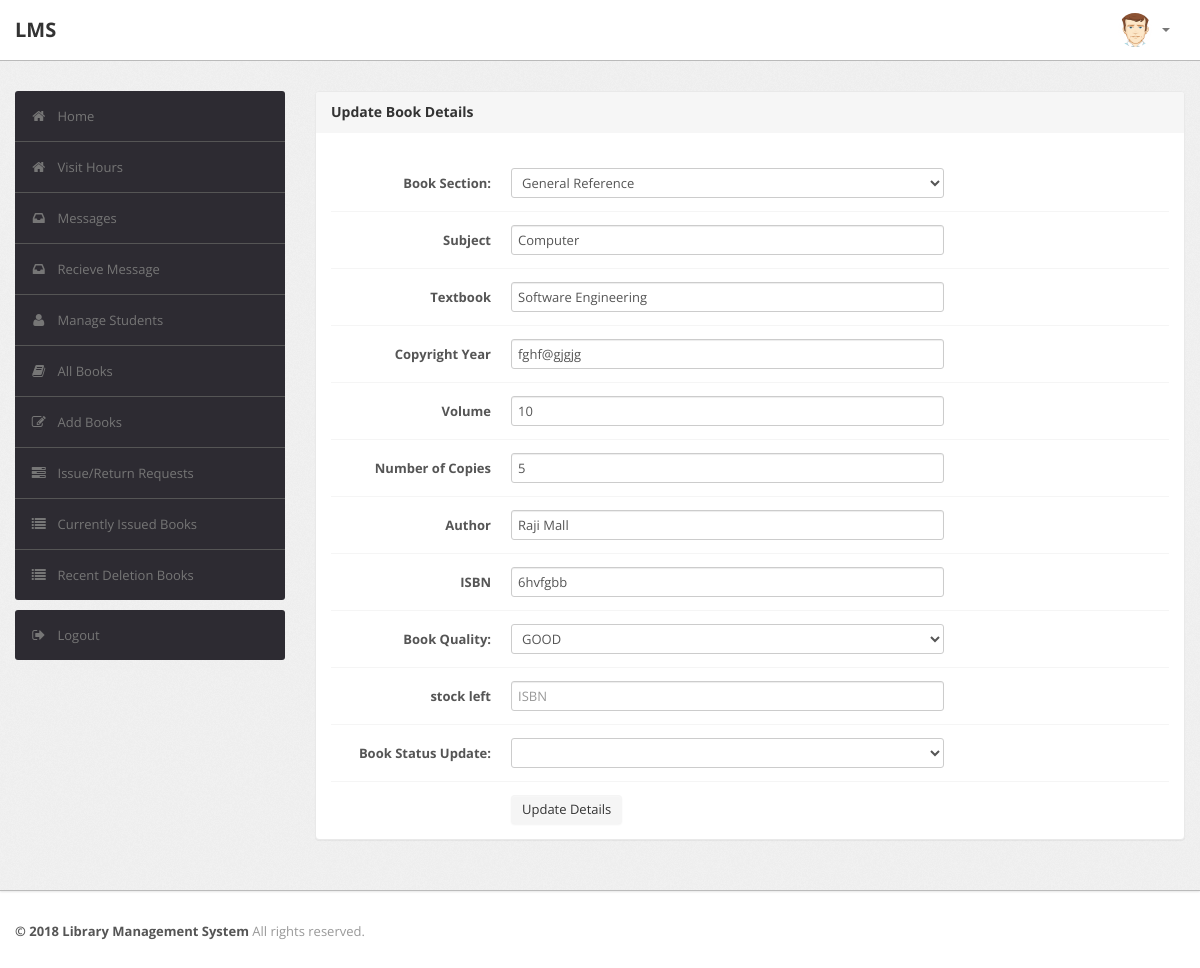
The app's page /admin/modify1.php?id=191 (signed in) with its own data.
### tables this page shows
CREATE TABLE `book` (
  `BookId` int(10) NOT NULL,
  `Section` varchar(255) NOT NULL,
  `Subject` varchar(50) DEFAULT NULL,
  `Textbook` varchar(255) NOT NULL,
  `Volume` varchar(255) DEFAULT NULL,
  `Year` varchar(50) DEFAULT NULL,
  `Availability` int(10) DEFAULT NULL,
  `Author` varchar(255) NOT NULL,
  `ISBN` varchar(255) NOT NULL,
  `Status` varchar(255) DEFAULT NULL
);

### admin/modify1.php (the view, shortened to what this page needs)
<?php
require('dbconn.php');
?>
<?php
if ($_SESSION['RollNo']) {
    ?>
<!DOCTYPE html>
<html lang="en">
    <head>
        <link type="text/css" href="bootstrap/css/bootstrap.min.css" rel="stylesheet">
        <link type="text/css" href="bootstrap/css/bootstrap-responsive.min.css" rel="stylesheet">
        <link type="text/css" href="css/theme.css" rel="stylesheet">
        <link type="text/css" href="images/icons/css/font-awesome.css" rel="stylesheet">
    </head>
    <body>
        <div class="navbar navbar-fixed-top">
            <div class="navbar-inner">
                <div class="container">
                        <a class="brand" href="index.php">LMS </a>
                    <div class="nav-collapse collapse navbar-inverse-collapse">
                        <ul class="nav pull-right">
                            <li class="nav-user dropdown"><a href="#" class="dropdown-toggle" data-toggle="dropdown">
                                <img src="images/user.png" class="nav-avatar" />
                                <b class="caret"></b></a>
                            </li>
                        </ul>
                    </div>
                </div>
            </div>
        </div>
        <div class="wrapper">
            <div class="container">
                <div class="row">
                    <div class="span3">
                        <div class="sidebar">
                            <ul class="widget widget-menu unstyled">
                                <li class="active"><a href="index.php"><i class="menu-icon icon-home"></i>Home
                                </a></li>
                                <li class="active"><a href="../qr/index.php"><i class="menu-icon icon-home"></i>Visit Hours
                                </a></li>
                                 <li><a href="message.php"><i class="menu-icon icon-inbox"></i>Messages</a>
                                </li>
                                <li><a href="recieve.php"><i class="menu-icon icon-inbox"></i>Recieve Message</a>
                                </li>
                                <li><a href="student.php"><i class="menu-icon icon-user"></i>Manage Students </a>
                                </li>
                                <li><a href="book.php"><i class="menu-icon icon-book"></i>All Books </a></li>
                                <li><a href="addbook.php"><i class="menu-icon icon-edit"></i>Add Books </a></li>
                                <li><a href="requests.php"><i class="menu-icon icon-tasks"></i>Issue/Return Requests </a></li>
                                <li><a href="current.php"><i class="menu-icon icon-list"></i>Currently Issued Books </a></li>
                                <li><a href="history.php"><i class="menu-icon icon-list"></i>Recent Deletion Books </a></li>
                            </ul>
                            <ul class="widget widget-menu unstyled">
                                <li><a href="logout.php"><i class="menu-icon icon-signout"></i>Logout </a></li>
                            </ul>
                        </div>
                    </div>
                    <div class="span9">
                        <div class="module">
                            <div class="module-head">
                                <h3>Update Book Details</h3>
                            </div>
                            <div class="module-body">
                                <?php
                                    $bookid = $_GET['id'];
                                    $sql = "select * from LMS.book where Bookid='$bookid'";
                                    $result=$conn->query($sql);
                                    $row=$result->fetch_assoc();
                                 $subject=$row['Subject'];
                                $name=$row['Textbook'];
                                $vol=$row['Volume'];
                                $year=$row['Year'];
                                $avail=$row['Availability'];
                                 $author=$row['Author'];
                                  $isbn=$row['ISBN'];
                                ?>
                                    <br >
                                    <form class="form-horizontal row-fluid" action="edit_book_details.php?id=<?php echo $bookid ?>" method="post">
                                      <div class="control-group">
                                            <label class="control-label" for="Section"><b>Book Section:</b></label>
                                            <div class="controls">
                                                <select name = "Section" tabindex="1" value="SC" data-placeholder="" class="span8" required>
                                                    <option value="General Reference"<?php echo($row['Section']=="General Reference")? 'selected':''; ?>>General Reference</option>
                                                </select>
                                            </div>
                                    </div>
                                        <div class="control-group">
                                            <label class="control-label" for="Subject"><b>Subject</b></label>
                                            <div class="controls">
                                                <input type="text" id="Subject" name="Subject" placeholder="Subject" class="span8" required value="<?php echo $subject?>">
                                            </div>
                                        </div>
                                         <div class="control-group">
                                            <label class="control-label" for="book"><b>Textbook</b></label>
                                            <div class="controls">
                                                <input type="text" id="book" name="book" placeholder="Textbook" class="span8" required value="<?php echo $name?>">
                                            </div>
                                        </div>
                                        <div class="control-group">
                                            <label class="control-label" for="Copyright"><b>Copyright Year</b></label>
                                            <div class="controls">
                                                <input type="text" id="Copyright" name="Copyright" placeholder="Copyright" class="span8" required value="<?php echo $year?>">
                                            </div>
                                        </div>
                                        <div class="control-group">
                                            <label class="control-label" for="Title"><b>Volume</b></label>
                                            <div class="controls">
                                                <input type="text" id="Title" name="Title" placeholder="Volumes" class="span8" required value="<?php echo $vol?>">
                                            </div>
                                        </div>
                                        <div class="control-group">
                                            <label class="control-label" for="Availability"><b>Number of Copies</b></label>
                                            <div class="controls">
                                                <input type="text" id="availability" name="availability" placeholder="Number of Copies" class="span8" required value="<?php echo $avail?>">
                                            </div >
                                        </div>
                                        <div class="control-group">
                                            <label class="control-label" for="Author"><b>Author</b></label>
                                            <div class="controls">
                                                <input type="text" id="Author" name="Author" placeholder="Author" class="span8" required value="<?php echo $author?>">
                                            </div>
                                        </div>
                                        <div class="control-group">
                                            <label class="control-label" for="ISBN"><b>ISBN</b></label>
                                            <div class="controls">
                                                <input type="text" id="ISBN" name="ISBN" placeholder="ISBN" class="span8" required value="<?php echo $isbn?>">
                                            </div >
                                        </div>
                                         <div class="control-group">
                                            <label class="control-label" for="status"><b>Book Quality:</b></label>
                                            <div class="controls">
                                                <select name = "status" tabindex="1" value="SC" data-placeholder="Select Status" class="span8">
                                                    <option value="GOOD" <?php echo($row['Status']=="GOOD")? 'selected':''; ?>>GOOD</option>
                                                </select>
                                            </div>
                                    </div>
                                     <div class="control-group">
                                            <label class="control-label" for="ISBN"><b>stock left</b></label>
                                            <div class="controls">
                                                <input type="text" id="ISBN" name="stock" placeholder="ISBN" class="span8" required value="">
                                            </div >
                                        </div>
                                                <div class="control-group">
                                            <label class="control-label" for="status"><b>Book Status Update:</b></label>
                                            <div class="controls">
                                                <select name = "stat" tabindex="1" value="SC" data-placeholder="Select Status" class="span8" required>
                                                  <option value=""></option>
                                                    <option value="1">GOOD</option>
                                                </select>
                                            </div>
                                    </div>
                                        <div class="control-group">
                                            <div class="controls">
                                                <button type="submit" name="submit"class="btn">Update Details</button>
                                            </div>
                                        </div>
                                    </form>
                                    </div>
                                    </div>
                    </div>
                </div>
            </div>
        </div>
<div class="footer">
            <div class="container">
                <b class="copyright">&copy; 2018 Library Management System </b>All rights reserved.
            </div>
        </div>
    </body>
</html>
<?php }
else {
    echo "<script type='text/javascript'>alert('Access Denied!!!')</script>";
} ?>

### admin/css/theme.css (style rules this page uses)
body { font-size: 13px; font-family: 'Open Sans', Arial, sans-serif; background: #fff; color: #777 }
h1, h2, h3, h4, h5, h6 { color: #333; margin-top: 0 }
h3 { font-size: 20px }
strong, b { color: #555 }
.wrapper { background: url(../images/bg.png) #eee; border-bottom: 1px solid #bbb; -webkit-box-shadow: 0 1px 2px rgba(0,0,0,0.1); -moz-box-shadow: 0 1px 2px rgba(0,0,0,0.1); box-shadow: 0 1px 2px rgba(0,0,0,0.1); padding: 30px 0 }
.footer { color: #999; padding: 30px 0 60px }
form { margin: 0 }
select, textarea, input[type="text"], input[type="password"], input[type="datetime"], input[type="datetime-local"], input[type="date"], input[type="month"], input[type="time"], input[type="week"], input[type="number"], input[type="email"], input[type="url"], input[type="search"], input[type="tel"], input[type="color"], .uneditable-input, label, input, button, select, textarea { -webkit-border-radius: 3px; -moz-border-radius: 3px; border-radius: 3px; font-size: 13px; font-family: 'Open Sans', Tahoma, Arial, sans-serif }
body [class^="icon-"], body [class*=" icon-"] { font-size: 14px; line-height: 20px; height: 20px }
.module { background: #fff; -webkit-border-radius: 3px; -moz-border-radius: 3px; border-radius: 3px; border: 1px solid #ccc; border-bottom-color: #bbb; -webkit-box-shadow: 0 0 1px rgba(0,0,0,0.2); -moz-box-shadow: 0 0 1px rgba(0,0,0,0.2); box-shadow: 0 0 1px rgba(0,0,0,0.2); margin-bottom: 30px }
.form-horizontal .control-group, .form-vertical .control-group { margin-bottom: 0 }
.form-horizontal .control-group+.control-group, .form-vertical .control-group+.control-group { margin-top: 13px; padding-top: 13px; border-top: 1px solid #f5f5f5 }
.navbar { position: static!important; margin: 0!important }
.navbar .navbar-inner { background: #fff; border-bottom: 1px solid #bbb; -webkit-box-shadow: 0 1px 2px rgba(0,0,0,0.15); -moz-box-shadow: 0 1px 2px rgba(0,0,0,0.15); box-shadow: 0 1px 2px rgba(0,0,0,0.15) }
.navbar .brand { color: #333; font-weight: bold; font-size: 20px; margin-right: 20px; padding: 20px }
.navbar .nav>li>a { padding: 20px 15px; font-weight: bold; color: #777 }
.nav-user>a { height: 20px }
.nav-avatar { width: 34px; height: 34px; margin: -7px 5px 0 0; -webkit-border-radius: 50%; -moz-border-radius: 50%; border-radius: 50% }
.btn, .btn-box { -webkit-border-radius: 3px; -moz-border-radius: 3px; border-radius: 3px }
.btn { font-size: 13px; font-weight: 600 }
.btn { display: inline-block; margin-bottom: 0; font-weight: 400; text-align: center; vertical-align: middle; cursor: pointer; background-image: none; border: 1px solid transparent; white-space: nowrap; padding: 4px 10px; font-size: 13px; line-height: 1.42857; border-radius: 4px; -webkit-user-select: none; -moz-user-select: none; -ms-user-select: none; user-select: none }
.widget-menu { background: #fff; -webkit-border-radius: 3px; -moz-border-radius: 3px; border-radius: 3px; overflow: hidden }
.widget-menu a { color: #555; display: block; line-height: 20px; padding: 15px; text-decoration: none!important }
.widget-menu .menu-icon { margin-right: 10px; color: #767676; -webkit-transition: all .2s ease-in-out; -moz-transition: all .2s ease-in-out; transition: all .2s ease-in-out; }
.widget-menu>li+li { border-top: 1px solid #555 }
.widget-menu>li>a { background-color: #2d2b32; color: #767676; -webkit-transition: all .2s ease-in-out; -moz-transition: all .2s ease-in-out; transition: all .2s ease-in-out; }
.module { box-shadow: 0 0 3px rgba(0,0,0,.1); border-color: #e9e9e9; margin-bottom: 20px; background-color: #fff; border-radius: 4px; -webkit-box-shadow: 0 1px 1px rgba(0,0,0,.05); box-shadow: 0 1px 1px rgba(0,0,0,.05); }
.module-head { color: #767676; background-color: #f6f6f6; border-color: #e9e9e9; padding: 10px 15px; border-bottom: 1px solid transparent; border-top-right-radius: 3px; border-top-left-radius: 3px; }
.module-head h3 { font-size: 14px; line-height: 20px; height: 20px; margin: 0 }
.module-body { padding: 15px }

### records on screen
book: Section "General Reference", Subject "Computer", book "Software Engineering", Copyright "fghf@gjgjg", Title "10", availability "5", Author "Raji Mall", ISBN "6hvfgbb", status "GOOD"
